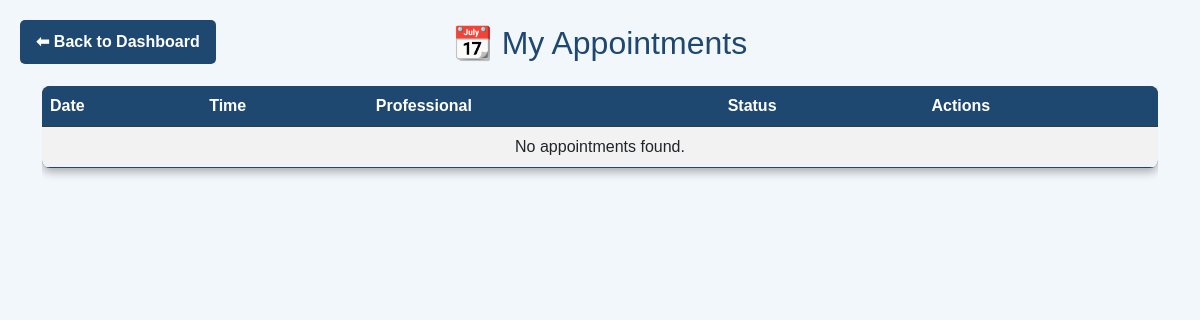
Before: /user-appointments/ (signed in) with the older database file.
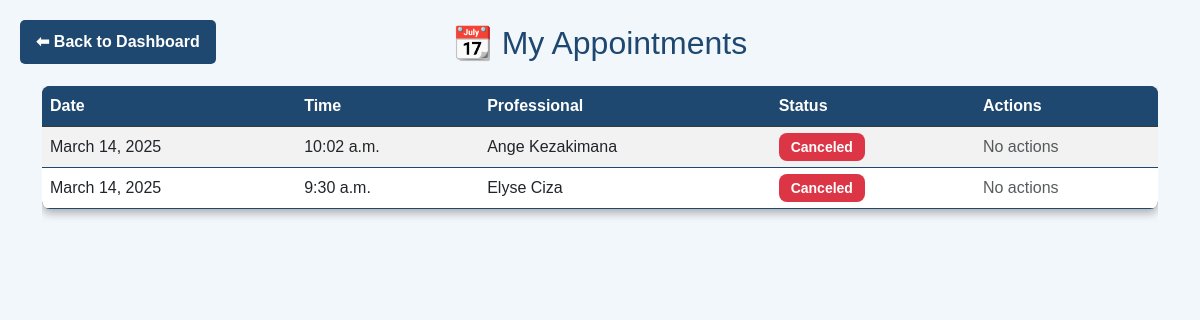
After: the same page with the newer database file.
### myapp/models.py (models this page shows, shortened)
class Appointment(models.Model):
    user = models.ForeignKey(User, on_delete=models.CASCADE)  # Ensuring user is linked to appointment
    professional = models.ForeignKey('Professional', on_delete=models.CASCADE)
    date = models.DateField()
    time = models.TimeField()
    reason = models.TextField()
    created_at = models.DateTimeField(auto_now_add=True)

### myapp/views.py (the view)
# urls.py: path('user-appointments/', views.user_appointments, name='user_appointments'),
def user_appointments(request):
    user_appointments = Appointment.objects.filter(client=request.user).order_by('-date')
    return render(request, 'user_appointments.html', {'appointments': user_appointments})

### myapp/templates/user_appointments.html (shortened to what this page needs)
<!DOCTYPE html>
<html lang="en">
<head>
    <link href="https://cdn.jsdelivr.net/npm/bootstrap@5.3.0/dist/css/bootstrap.min.css" rel="stylesheet">
</head>
<body>
    <div class="container py-4">
        <h2 class="text-center mb-4">📆 My Appointments</h2>
        <a href="{% url 'dashboard' %}" class="back-button">⬅ Back to Dashboard</a>
        <div class="table-responsive">
            <table class="table table-striped">
                <thead class="table-dark">
                    <tr>
                        <th>Date</th>
                        <th>Time</th>
                        <th>Professional</th>
                        <th>Status</th>
                        <th>Actions</th>
                    </tr>
                </thead>
                <tbody id="appointment-list">
                    {% for appointment in appointments %}
                        <tr class="appointment-row {% if forloop.counter > 10 %}hidden{% endif %}">
                            <td>{{ appointment.date }}</td>
                            <td>{{ appointment.time }}</td>
                            <td>{{ appointment.professional_name }}</td>
                            <td>
                                <span class="status-badge
                                    {% if appointment.status == 'Upcoming' %}status-upcoming
                                    {% elif appointment.status == 'Completed' %}status-completed
                                    {% elif appointment.status == 'Canceled' %}status-canceled
                                    {% endif %}">
                                    {{ appointment.status }}
                                </span>
                            </td>
                            <td>
                                {% if appointment.status == 'Upcoming' %}
                                    <a href="{% url 'cancel_appointment' appointment.id %}" class="btn btn-danger btn-sm">Cancel</a>
                                {% else %}
                                    <span class="text-muted">No actions</span>
                                {% endif %}
                            </td>
                        </tr>
                    {% empty %}
                        <tr>
                            <td colspan="5" class="text-center">No appointments found.</td>
                        </tr>
                    {% endfor %}
                </tbody>
            </table>
        </div>
    </div>
</body>
</html>

### myapp/templates/user_appointments.html (style rules this page uses)
body { background-color: #f2f7fc; font-family: Arial, sans-serif; color: #1f4870; }
.table { background-color: #1f4870; border-radius: 8px; overflow: hidden; box-shadow: 0px 4px 10px rgba(0, 0, 0, 0.3); color: #ffffff; }
.table th { background-color: #1f4870; color: white; }
.table tbody tr { border-bottom: 1px solid #1f4870; }
.status-badge { font-size: 14px; padding: 6px 12px; border-radius: 8px; font-weight: bold; }
.status-canceled { background-color: #dc3545; color: white; }
.back-button { display: inline-block; background-color: #1f4870; color: white; padding: 10px 16px; text-decoration: none; border-radius: 5px; font-size: 1em; font-weight: bold; transition: background-color 0.3s ease, transform 0.2s ease; position: absolute; top: 20px; left: 20px; }

Changed rows visible on the page:
added Appointment: date "March 14, 2025", time "10:02 a.m.", professional_name "Ange Kezakimana", status "Canceled", shows "No actions"
added Appointment: date "March 14, 2025", time "9:30 a.m.", professional_name "Elyse Ciza", status "Canceled", shows "No actions"
Other visible differences:
text no longer shown: "No appointments found."
